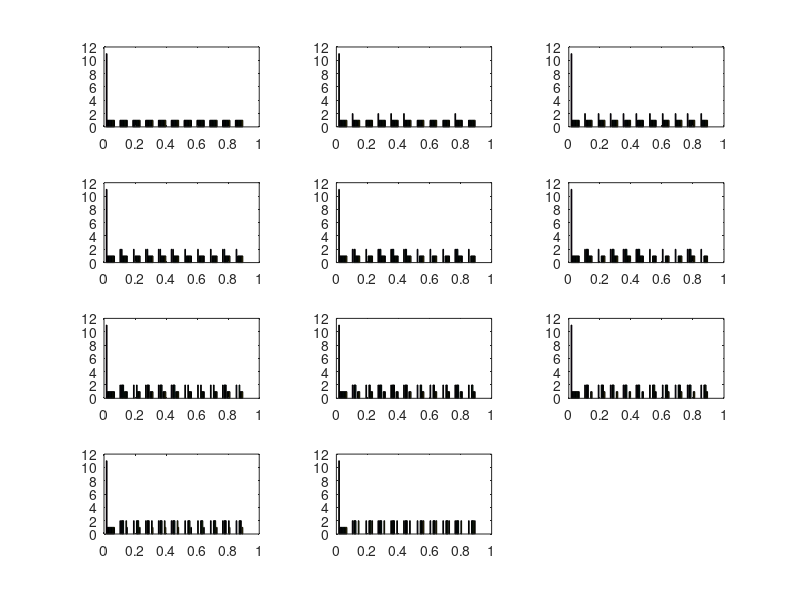

This figure's MATLAB source:
clear all
clc

a=6;
b=0;
m=11;
for j=1:11
  subplot(4,3,j)  
  x(1,j)=j-1;
  for i=1:10
    x(i+1,j)= mod(a*x(i,j)+b,m);
    u(i+1,j)= (x(i+1,j)/m);
  end;
  hist(u,11)
  disp(u)
end;
a=3;
for j=1:11
  subplot(4,3,j)  
  x(1,j)=j-1;
  for i=1:10
    x(i+1,j)= mod(a*x(i,j)+b,m);
    u(i+1,j)= (x(i+1,j)/m);
  end;
  hist(u,11)
  disp(u)
end;